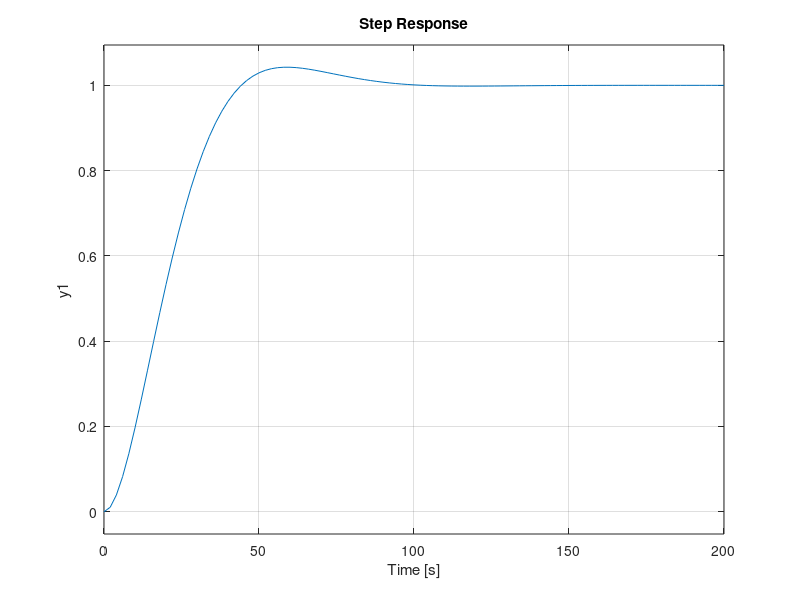

This figure's MATLAB source:

K_m = 25; 
K_b = 0.0185;
B = 0.3; 
R_a = 1.25;
L_a = 0; %approximate to zero
J_m = 0.01;
J_l = 6.25;
J_T = J_m + J_l; 

motor_sys = tf(K_m, [L_a*J_T, L_a*B+R_a*J_T, R_a*B+K_m*K_b]); 
gear_sys = tf(1, 20); 
load_sys = tf(1,[1 0]); 
open_loop_sys = motor_sys * gear_sys * load_sys;

rlocus(open_loop_sys) 

Kp= 0.0357; 
Ki= 0; 
Kd= 0;
s=tf('s'); 
controller_sys = Kp + Ki/s + Kd*s; 

open_loop_sys = controller_sys* open_loop_sys;
closed_loop_sys = feedback(open_loop_sys,1); 

rlocus(open_loop_sys)
step(open_loop_sys)
rlocus(closed_loop_sys)
step(closed_loop_sys)



